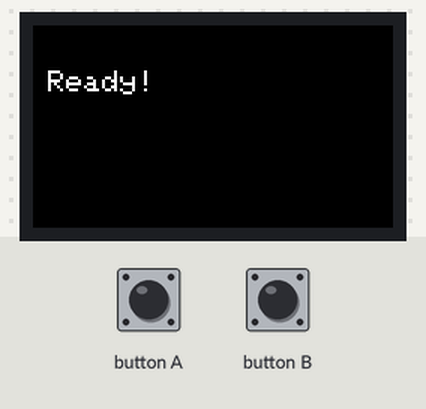
A sketch run on a simulated ESP32. Shown: 240×135 colour display. The inputs (shaded band) are chosen by the test bench. WiFi joins after 1.5 s; servers stay silent unless stated; uploads are accepted with an empty reply; what the sketch prints to the serial monitor is not drawn.

Above: at 3.9 s.
4.0 s: button A pressed for 0.15 s
At 5.15 s:
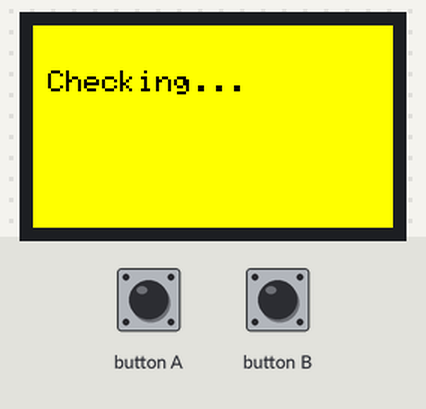
At 6.6 s:
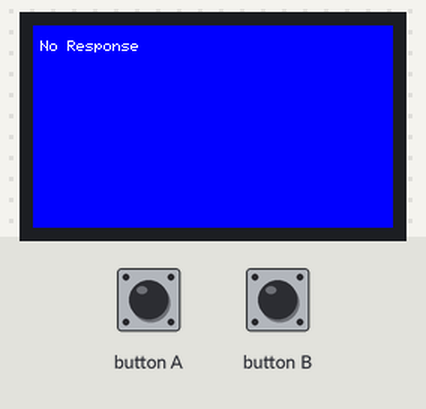
Timing chart, 0 to 8.1 s (numbered marks = the images above; inputs shaded):
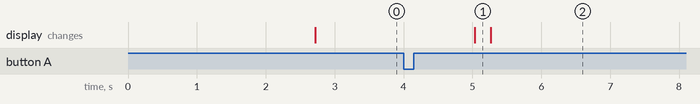

The sketch:

runner.ino
```cpp
#include <M5StickCPlus.h>
#include <WiFi.h>
#include <WiFiClientSecure.h>
#include <HTTPClient.h>
#include <ArduinoJson.h>

// ------------- SETTINGS ------------------

// Wi-Fi credentials
const char* ssid = "Josh-12-M-2";
const char* password = "HelloWave1!";

// Gemini API Key
const char* gemini_api_key = "YOUR+API+KEY+HERE";

// ------------- SETUP ------------------

void setup() {
  M5.begin();
  M5.Beep.begin();
  M5.Lcd.setRotation(3);
  M5.Lcd.fillScreen(BLACK);
  M5.Lcd.setTextColor(WHITE);
  M5.Lcd.setTextSize(2);

  Serial.begin(115200);
  delay(1000);

  Serial.println("Starting setup...");

  WiFi.begin(ssid, password);
  Serial.print("Connecting to WiFi");
  int attempts = 0;
  while (WiFi.status() != WL_CONNECTED) {
    delay(500);
    Serial.print(".");
    attempts++;
    if (attempts > 20) {
      Serial.println("\nWiFi connection failed!");
      M5.Lcd.fillScreen(BLUE);
      M5.Lcd.setCursor(10, 30);
      M5.Lcd.println("WiFi FAIL!");
      while (true); // Stop program
    }
  }

  Serial.println("\nWiFi Connected!");
  Serial.println(WiFi.localIP());

  // Ready screen
  M5.Lcd.fillScreen(BLACK);
  M5.Lcd.setCursor(10, 30);
  M5.Lcd.println("Ready!");
}

// ------------- MAIN LOOP ------------------

void loop() {
  M5.update(); // Make sure to update M5 buttons

  if (M5.BtnA.wasPressed()) {  // Only when button A is clicked
    Serial.println("Button A pressed, starting fake recording...");

    // Simulate recording audio
    delay(1000); // simulate "listening"
    String userFact = sendAudioToApi(NULL); // fake

    Serial.println("Fact to check: " + userFact);

    // Show "Checking..." screen
    M5.Lcd.fillScreen(YELLOW);
    M5.Lcd.setCursor(10, 30);
    M5.Lcd.setTextColor(BLACK);
    M5.Lcd.setTextSize(2);
    M5.Lcd.println("Checking...");

    String geminiResponse = askGemini(userFact);

    if (geminiResponse.length() == 0) {
      Serial.println("Empty response from Gemini.");
      showAnswerScreen("No Response", BLUE);
    } else {
      String answer = extractGeminiText(geminiResponse);
      Serial.println("Gemini Answer:");
      Serial.println(answer);

      String lowerAnswer = answer;
      lowerAnswer.toLowerCase();

      if (lowerAnswer.indexOf("true") != -1) {
        showAnswerScreen(answer, GREEN);
        playCheeringSound();
      } else if (lowerAnswer.indexOf("false") != -1) {
        showAnswerScreen(answer, RED);
        playSadSound();
      } else {
        showAnswerScreen(answer, BLUE);
        M5.Beep.tone(1000, 500);
        delay(500);
        M5.Beep.mute();
      }
    }

    Serial.println("Waiting 10s...");
    delay(10000);
  }
}

// ------------- FAKE AUDIO HANDLER ------------------

String sendAudioToApi(uint16_t* buffer) {
  // ❗ Instead of recording, just pretend we got this
  Serial.println("Simulating fake audio recording...");
  return "The sun is a star"; // pretend user said this
}

// ------------- HELPER FUNCTIONS ------------------

void playCheeringSound() {
  int freqs[] = {1000, 1500, 2000, 2500};
  for (int i = 0; i < 4; i++) {
    M5.Beep.tone(freqs[i], 100);
    delay(150);
  }
  M5.Beep.mute();
}

void playSadSound() {
  int freqs[] = {2000, 1500, 1000, 500};
  for (int i = 0; i < 4; i++) {
    M5.Beep.tone(freqs[i], 200);
    delay(250);
  }
  M5.Beep.mute();
}

void showAnswerScreen(String answer, uint16_t bgColor) {
  M5.Lcd.fillScreen(bgColor);
  M5.Lcd.setCursor(5, 10);
  M5.Lcd.setTextColor(WHITE, bgColor);
  M5.Lcd.setTextSize(1);

  int maxCharsPerLine = 40;
  for (int i = 0; i < answer.length(); i += maxCharsPerLine) {
    String line = answer.substring(i, min(i + maxCharsPerLine, (int)answer.length()));
    M5.Lcd.println(line);
  }
}

// ------------- GEMINI FUNCTIONS ------------------

String askGemini(String question) {
  HTTPClient http;
  WiFiClientSecure client;
  client.setInsecure();

  String url = "https://generativelanguage.googleapis.com/v1beta/models/gemini-2.0-flash:generateContent?key=" + String(gemini_api_key);
  http.begin(client, url);
  http.addHeader("Content-Type", "application/json");

  String payload = "{\"contents\":[{\"parts\":[{\"text\":\"Is the following statement true? (Answer with true or false and then the short explanation. Avoid saying \"not true\" if false and \"not false\" if true)" + question + "\"}]}]}";

  int httpResponseCode = http.POST(payload);
  Serial.print("HTTP Response code: ");
  Serial.println(httpResponseCode);

  if (httpResponseCode > 0) {
    return http.getString();
  } else {
    return "";
  }
}

String extractGeminiText(String response) {
  if (response.length() == 0) return "No response";

  DynamicJsonDocument doc(4096);
  DeserializationError error = deserializeJson(doc, response);
  if (error) return "Invalid JSON";

  const char* text = doc["candidates"][0]["content"]["parts"][0]["text"];
  if (!text) return "No text";

  return String(text);
}
```

Measured:
- after the input at 4.0 s, the display: changes after 1.0 s (image 1)
